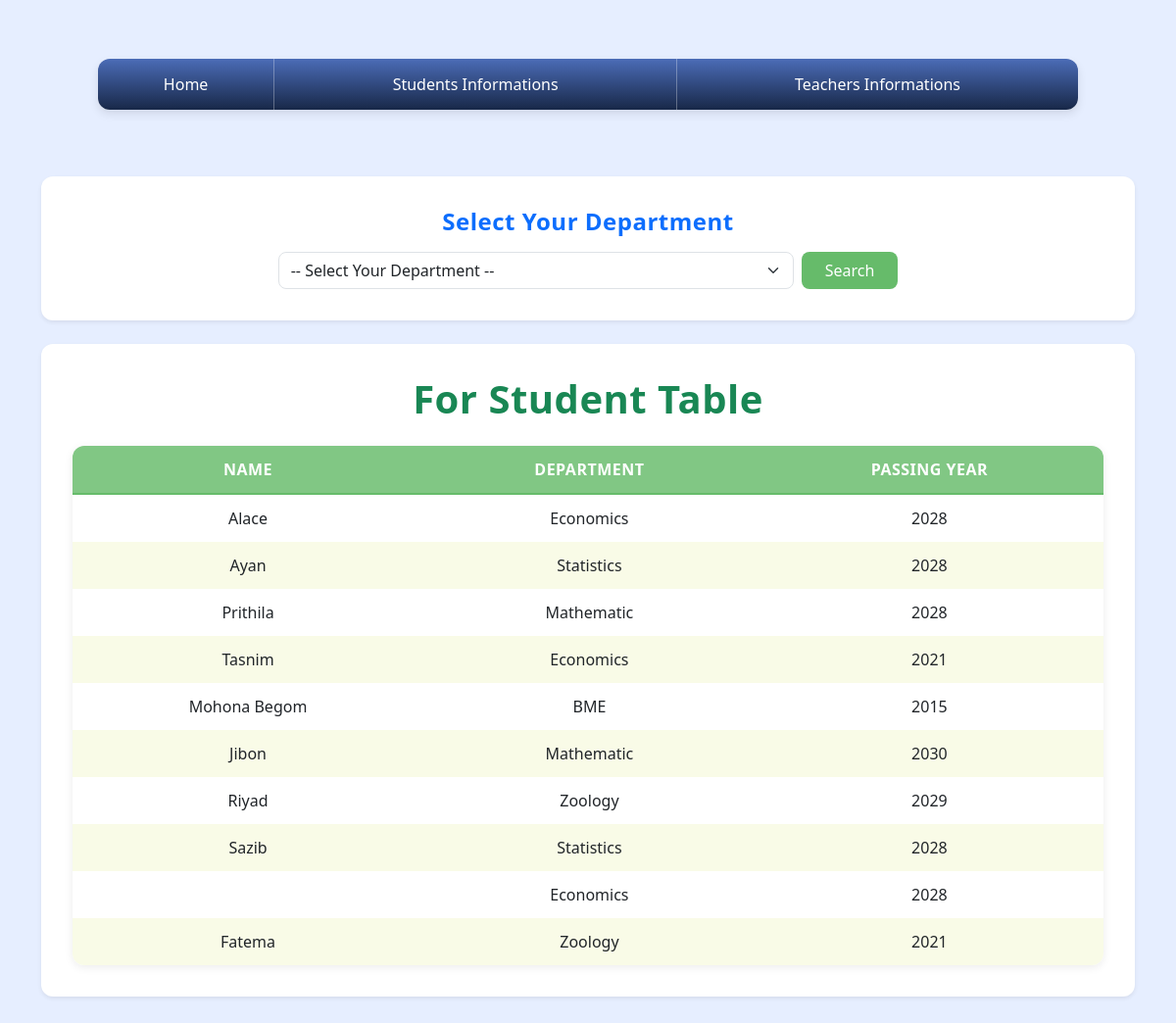
The page /studentPage/ on the database its author committed.
### myApp/models.py (models this page shows)
class studentModel(models.Model):
    Name = models.CharField(max_length=100,null=True)
    Depertment = models.CharField(max_length=20, null=True)
    Passing_Year = models.CharField(max_length=4, null=True)

### myApp/views.py (the view)
# urls.py: path('studentPage/', studentPage,name="studentPage"),
def studentPage(request):
        Depertment_selection = studentModel.objects.values_list("Depertment", flat=True).distinct()
        student_dept_data = request.GET.get("Dept_select")
        if student_dept_data:
          students= studentModel.objects.filter(Depertment = student_dept_data)
        else:
          students= studentModel.objects.all()
        context={
        "students" : students,
        "dept_selection" : Depertment_selection,
    }
        return render(request,"studentPage.html",context)

### Templates/studentpage.html (shortened to what this page needs)
{% extends "Base.html" %}
{% block body %}
<!DOCTYPE html>
<html lang="en">
<head>
<link href="https://cdn.jsdelivr.net/npm/bootstrap@5.3.3/dist/css/bootstrap.min.css" rel="stylesheet">
</head>
<body>
<div class="container py-5">
  <div class="card shadow-sm mb-4 p-3">
    <div class="card-body text-center">
      <h4 class="mb-3 text-primary">Select Your Department</h4>
      <form action="" method="get" class="d-flex justify-content-center gap-2 flex-wrap">
        <select name="Dept_select" id="SelectingDepertment" class="form-select w-50">
          <option value="">-- Select Your Department --</option>
        </select>
        <input type="submit" value="Search" class="btn btn-success px-4">
      </form>
    </div>
  </div>
  <div class="card shadow-sm p-3">
    <div class="card-body">
      <h1 class="text-success mb-4">For Student Table</h1>
      <table class="align-middle text-center">
        <thead>
          <tr>
            <th>Name</th>
            <th>Department</th>
            <th>Passing Year</th>
          </tr>
        </thead>
        <tbody>
          {% for i in students %}
          <tr>
            <td>{{i.Name}}</td>
            <td>{{i.Depertment}}</td>
            <td>{{i.Passing_Year}}</td>
          </tr>
          {% empty %}
          <tr>
            <td colspan="3" class="text-danger">No student data found</td>
          </tr>
          {% endfor %}
        </tbody>
      </table>
    </div>
  </div>
</div>
</body>
</html>
{% endblock body %}

### Templates/Base.html (style rules this page uses)
body { margin: 0; font-family: "Segoe UI", Tahoma, Geneva, Verdana, sans-serif; background-color: #f2f4f7; padding: 20px; }

### Templates/studentpage.html (style rules this page uses)
body { font-family: "Segoe UI", Tahoma, Geneva, Verdana, sans-serif; background-color: #E6EEFF; color: #333; padding: 40px 0; }
.card { border: none; border-radius: 12px; box-shadow: 0 4px 20px rgba(0,0,0,0.1); background-color: #ffffff; overflow: hidden; transition: all 0.3s ease; }
h1, h3, h4 { text-align: center; color: #2e7d32; font-weight: 600; letter-spacing: 0.5px; }
table { width: 100%; border-collapse: separate; border-spacing: 0; background-color: #ffffff; border-radius: 12px; overflow: hidden; box-shadow: 0 2px 10px rgba(0,0,0,0.08); }
th, td { text-align: center; padding: 12px 18px; }
thead th { background-color: #81c784; color: white; font-weight: 600; text-transform: uppercase; letter-spacing: 0.5px; border-bottom: 2px solid #66bb6a; }
tbody tr:nth-child(even) { background-color: #f9fbe7; }
tbody tr:nth-child(odd) { background-color: #ffffff; }
.form-select, .btn { border-radius: 8px; }
.btn-success { background-color: #66bb6a; border: none; transition: 0.3s ease; }

### rows shown on the page
studentModel: Name "Alace", Depertment "Economics", Passing_Year "2028"
studentModel: Name "Ayan", Depertment "Statistics", Passing_Year "2028"
studentModel: Name "Prithila", Depertment "Mathematic", Passing_Year "2028"
studentModel: Name "Tasnim", Depertment "Economics", Passing_Year "2021"
studentModel: Name "Mohona Begom", Depertment "BME", Passing_Year "2015"
studentModel: Name "Jibon", Depertment "Mathematic", Passing_Year "2030"
studentModel: Name "Riyad", Depertment "Zoology", Passing_Year "2029"
studentModel: Name "Sazib", Depertment "Statistics", Passing_Year "2028"
studentModel: Depertment "Economics", Passing_Year "2028"
studentModel: Name "Fatema", Depertment "Zoology", Passing_Year "2021"
